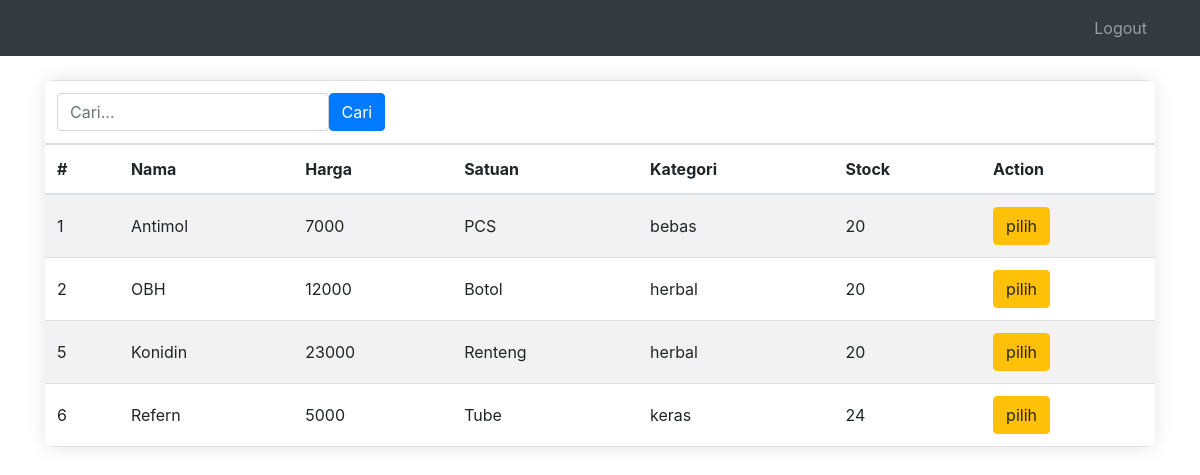
The page /stock.php on the database its author committed.
### tables this page shows
CREATE TABLE `tb_obat` (
  `id_obat` int(11) NOT NULL,
  `id_kategori` int(11) NOT NULL,
  `nama_obat` varchar(255) NOT NULL,
  `harga` int(11) NOT NULL,
  `satuan` enum('Renteng','PCS','Tube','Botol') NOT NULL,
  `stock` int(11) NOT NULL
);

CREATE TABLE `tb_kategori` (
  `id_kategori` int(11) NOT NULL,
  `kategori` varchar(50) NOT NULL
);

### stock.php (the view, shortened to what this page needs)
<!DOCTYPE html>
<html lang="en">
<head>
    <link href="https://cdn.jsdelivr.net/npm/bootstrap@5.3.0-alpha1/dist/css/bootstrap.min.css" rel="stylesheet">
</head>
<body>
    <?php include "navbar.php"; ?>
    <div class="container mt-4">
        <table class="table table-striped">
            <thead>
                <tr>
                    <th colspan="7">
                        <form action="proses_stock.php" method="post" class="d-flex">
                            <input type="text" name="search" class="form-control w-25" placeholder="Cari...">
                            <button type="submit" class="btn btn-primary">Cari</button>
                        </form>
                    </th>
                </tr>
                <tr>
                    <th>#</th>
                    <th>Nama</th>
                    <th>Harga</th>
                    <th>Satuan</th>
                    <th>Kategori</th>
                    <th>Stock</th>
                    <th>Action</th>
                </tr>
            </thead>
            <tbody>
                <?php
                $show = mysqli_query($konek, "SELECT tb_obat.*, tb_kategori.kategori FROM tb_obat
                                            INNER JOIN tb_kategori
                                            ON tb_obat.id_kategori = tb_kategori.id_kategori;");
                while($data=mysqli_fetch_array($show)) {
                ?>
                <tr>
                    <td><?=$data['id_obat'];?></td>
                    <td><?=$data['nama_obat'];?></td>
                    <td><?=$data['harga'];?></td>
                    <td><?=$data['satuan'];?></td>
                    <td><?=$data['kategori'];?></td>
                    <td><?=$data['stock'];?></td>
                    <td>
                        <button type="button" class="btn btn-warning" data-bs-toggle="modal" data-bs-target="#stockObatModal<?=$data['id_obat']?>">pilih</button>
                    </td>
                </tr>
                <?php } ?>
            </tbody>
        </table>
    </div>
</body>
</html>

### stock.php (style rules this page uses)
body { background-color: #f8f9fa; }
table { background-color: #fff; border-radius: 8px; overflow: hidden; box-shadow: 0 0 20px rgba(0, 0, 0, 0.1); }
th, td { vertical-align: middle !important; }

### rows shown on the page
tb_obat: id_obat "1", nama_obat "Antimol", harga "7000", satuan "PCS", id_kategori.kategori "bebas", stock "20"
tb_obat: id_obat "2", nama_obat "OBH", harga "12000", satuan "Botol", id_kategori.kategori "herbal", stock "20"
tb_obat: id_obat "5", nama_obat "Konidin", harga "23000", satuan "Renteng", id_kategori.kategori "herbal", stock "20"
tb_obat: id_obat "6", nama_obat "Refern", harga "5000", satuan "Tube", id_kategori.kategori "keras", stock "24"
